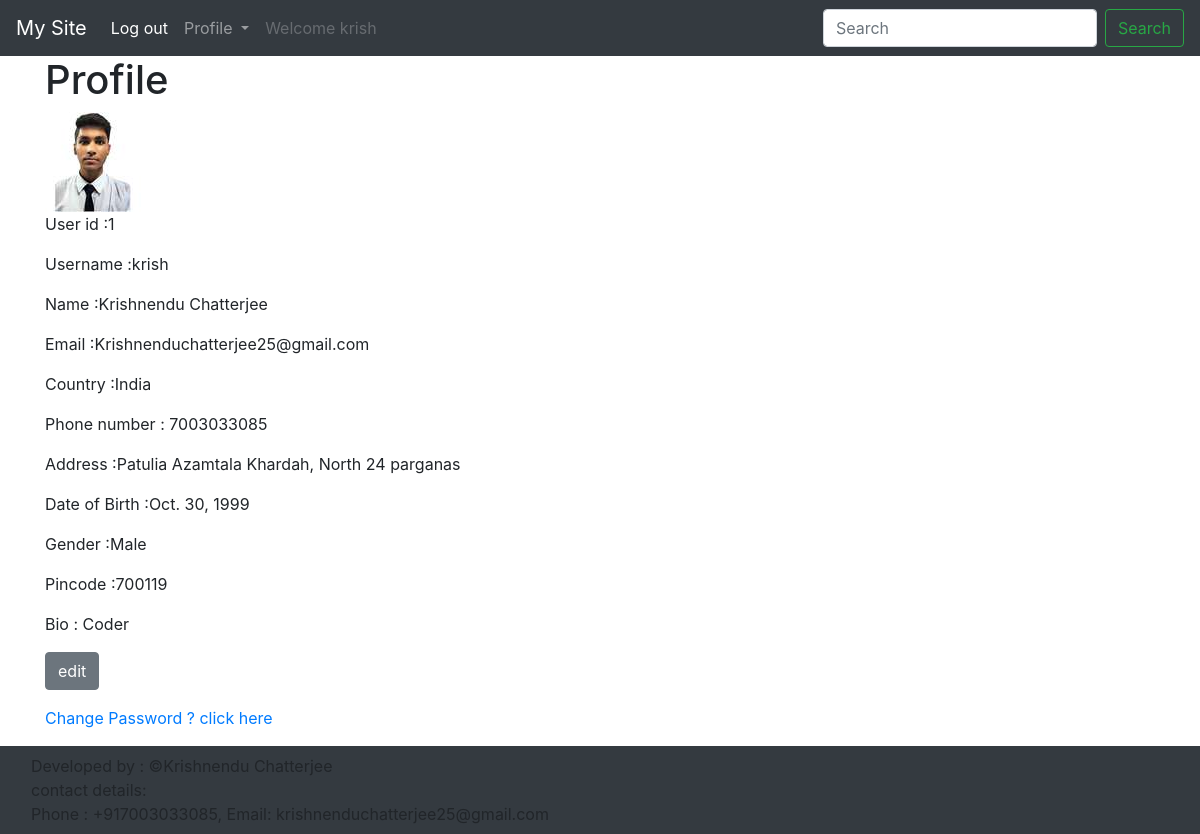
Page /krish/ (signed in) on the earlier database version.
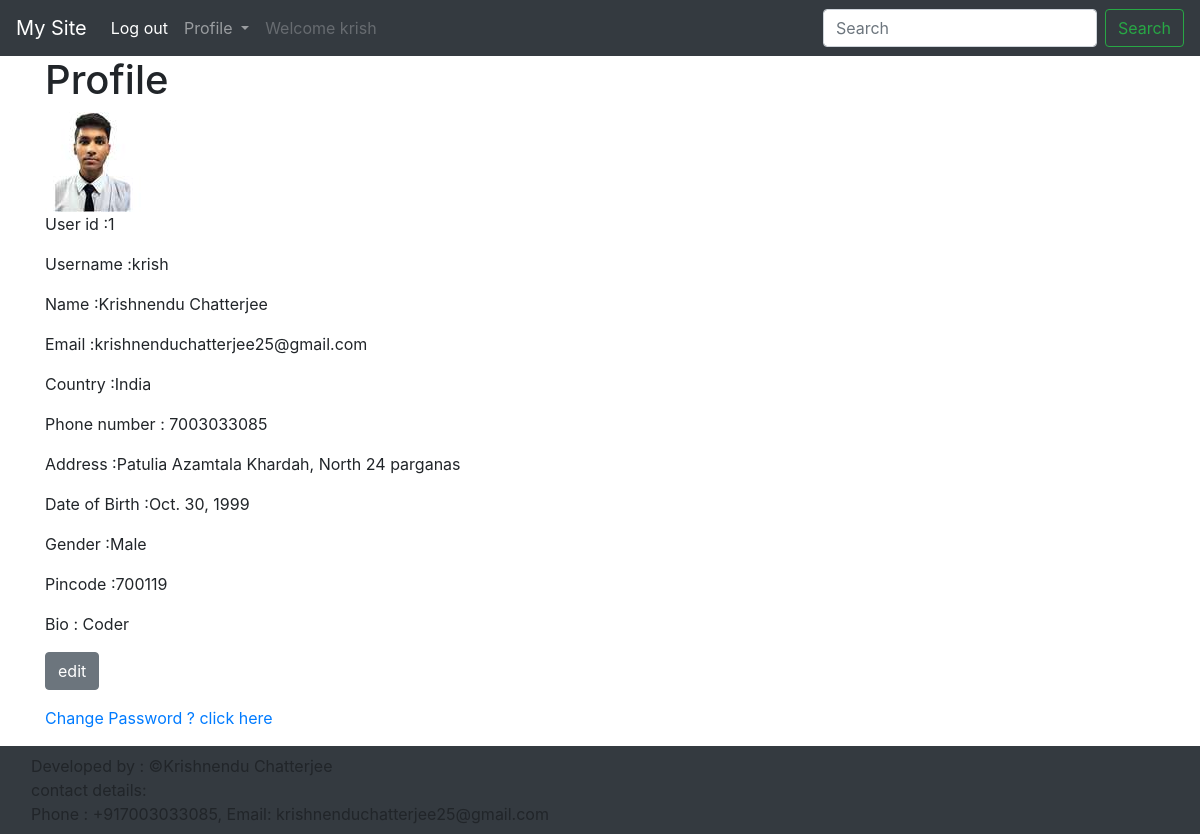
Same page on the later database version.
### apps/models.py (models this page shows, shortened)
class Account(AbstractBaseUser):
    email = models.EmailField(verbose_name='email' , max_length=60 , unique=True)
    username = models.CharField(max_length=60 , unique=True)
    date_joined = models.DateTimeField(verbose_name='date joined', auto_now_add=True)
    last_login = models.DateTimeField(verbose_name='last login', auto_now=True )
    is_admin = models.BooleanField(default=False)
    is_active = models.BooleanField(default=True)
    is_staff = models.BooleanField(default=False)
    is_superuser = models.BooleanField(default=False)
    first_name = models.CharField(max_length=50)
    last_name = models.CharField(max_length=50 , default='')
    country = models.CharField(max_length=50 , default='')
    phone_number = models.IntegerField(default=0)
    USERNAME_FIELD = 'email'
    REQUIRED_FIELDS = ['username','first_name','last_name']
    objects = MyAccountManager()

### apps/views.py (the view)
# urls.py: path('<str:username>/',views.profile, name='profile'),
def profile(req,username):
    if not req.user.is_authenticated or not req.user.username==username:
        print('NOT Authenticated')
        return redirect('%s?next=%s' % (settings.LOGIN_URL, req.path))
    print('Authenticated')
    try:
        ob1={'user' : Account.objects.get(username=req.user.username)}
        ob1.update(navbar(req))
        ob2={ 'feedback' : {'name' : 'Feedback Form', 'url' : '/'+username+'/feedback'} }
        ob3={ 'username' : req.user.username }
        ob4={ 'pp' : ProfilePicture.objects.get(id=Account.objects.get(username=username).id).img }
        ob5={ 'user1' : user.objects.get(id=Account.objects.get(username=username).id) }
        ob1.update(ob2)
        ob1.update(ob3)
        ob1.update(ob4)
        ob1.update(ob5)
        return render(req,'userinfo.html',ob1)
    except:
        pp=ProfilePicture(id=req.user.id)
        pp.save()
        user1=user(id=req.user.id)
        user1.save()
        return redirect('/'+username)

### apps/views.py (called while the page is built)
def navbar(req):
    log='Log in'
    url='login'
    username='login'
    name='Krishnendu Chatterjee'
    phone_number='+917003033085'
    email='krishnenduchatterjee25@gmail.com'
    welcome=''
    admin=False
    if req.user.is_authenticated:
        log='Log out'
        url='logout'
        username=req.user.username
        admin=req.user.is_admin
        welcome='Welcome '+username
    nav={ 'profile' : { 'name' : 'Profile' , 'url' : username , 'welcome' : welcome , 'admin' : admin},
    'log' : { 'name' : log , 'url' : url},
    'register' : {'name' : 'Register' , 'url' : 'register'},
    'copyright' : { 'name' : name , 'phone_number' : phone_number , 'email' : email ,}
    }
    return nav

### templates/userinfo.html
{% extends 'base.html' %}
{% block content %}
<div class="container">
    <h1>Profile</h1>
    <img src="{{pp.url}}" alt="" style="width:100px;height:100px;" >
    <p>User id :{{user.id}} <br></p>
    <p>Username :{{username}} <br></p>
    <p>Name :{{user.first_name}} {{user.last_name}} <br></p>
    <p>Email :{{user.email}} <br></p>
    <p>Country :{{user.country}} <br></p>
    <p>Phone number : {{user.phone_number}} <br></p>
    <p>Address :{{user1.address}} <br></p>
    <p>Date of Birth :{{user1.dob}} <br></p>
    <p>Gender :{{user1.sex}} <br></p>
    <p>Pincode :{{user1.pincode}} <br></p>
    <p>Bio : {{user1.bio}} <br></p>
    <p><a class="btn btn-secondary" href="./edit">edit</a></p>
    <a class="" href="/password_change">Change Password ? click here</a>
</div>
 {% endblock %}

### templates/base.html (shortened to what this page needs)
<!doctype html>
<html lang="en">
  <head>
    <link rel="stylesheet" href="https://stackpath.bootstrapcdn.com/bootstrap/4.4.1/css/bootstrap.min.css">
    <nav class="navbar navbar-expand-lg navbar-dark bg-dark">
      <a class="navbar-brand" href="/">My Site</a>
      <div class="collapse navbar-collapse" id="navbarSupportedContent">
        <ul class="navbar-nav mr-auto">
          <li class="nav-item active">
            <a class="nav-link" href="/{{log.url}}">{{log.name }}<span class="sr-only">(current)</span></a>
          </li>
          {% if not profile.welcome %}
          <li class="nav-item">
            <a class="nav-link" href="/{{register.url}}">{{ register.name }}</a>
          </li>
          {% else %}
          <li class="nav-item dropdown">
            <a class="nav-link dropdown-toggle" href="" id="navbarDropdown" role="button" data-toggle="dropdown" aria-haspopup="true" aria-expanded="false">
              Profile
            </a>
          </li>
          <li class="nav-item">
            <a class="nav-link disabled" href="" tabindex="-1" aria-disabled="true">{{ profile.welcome }}</a>
          </li>
          {% endif %}
        </ul>
        <form class="form-inline my-2 my-lg-0">
          <input class="form-control mr-sm-2" type="search" placeholder="Search" aria-label="Search">
          <button class="btn btn-outline-success my-2 my-sm-0" type="submit">Search</button>
        </form>
      </div>
    </nav>
  </head>
  <body>
    {% block content %}
    {% endblock %}
  </body>
  <footer class="navbar navbar-expand-lg navbar-dark bg-dark">
    <div class="footer-copyright">
      <div class="container">
      Developed by : ©{{copyright.name}}<br>
      contact details:<br>Phone :
      {{copyright.phone_number}}, Email:
      {{copyright.email}} <br>
      </div>
    </div>
  </footer>
</html>

Differences in the rows shown:
changed Account "krish": email "Krishnenduchatterjee25@gmail.com" → "krishnenduchatterjee25@gmail.com"
